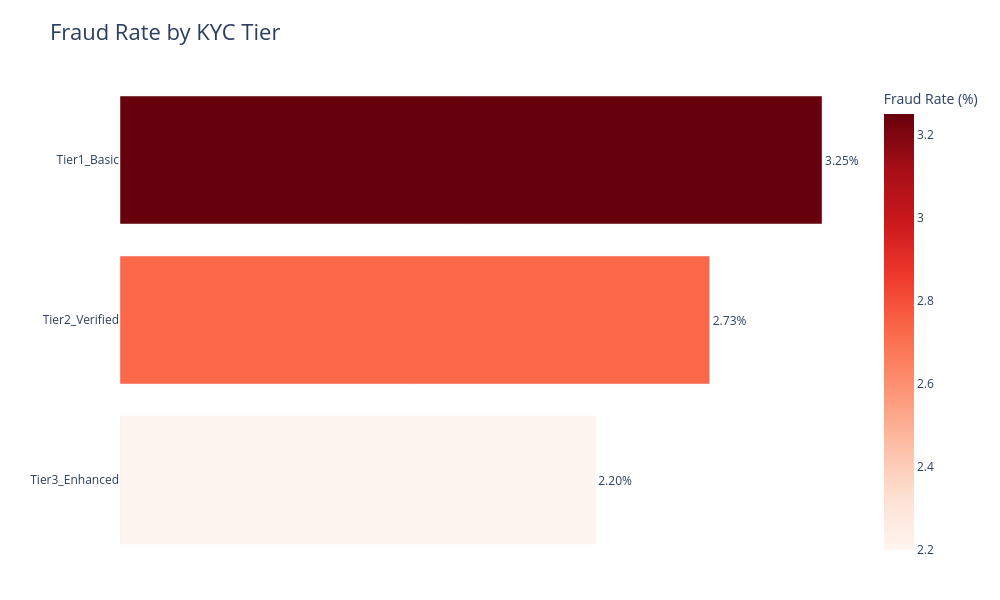

Write notebook code for a chart like this one.
### Code cell
# Convert kyc_tier index back into a column
kyc_fraud_plot = (kyc_fraud.reset_index().sort_values("fraud_rate_%", ascending=True))

# Visualizing the Fruad index
fig = px.bar(
    kyc_fraud_plot,
    x="fraud_rate_%",
    y="kyc_tier",
    orientation="h",
    title="Fraud Rate by KYC Tier",
    labels={"fraud_rate_%": "Fraud Rate (%)", "kyc_tier": "KYC Tier"},
    text="fraud_rate_%", custom_data=["count", "sum"], color="fraud_rate_%", color_continuous_scale="reds")

fig.update_traces(texttemplate="%{text:.2f}%", textposition="outside",
                  hovertemplate=("<b>KYC Tier:</b> %{y}<br>""<b>Fraud Rate:</b> %{x:.2f}%<br>"
                   "<b>Total Transactions:</b> %{customdata[0]:,}<br>""<b>Fraud Transactions:</b> %{customdata[1]:,}""<extra></extra>"))

fig.update_layout(plot_bgcolor="white", paper_bgcolor="white", width=1000, height=600, title_font_size=22,

    # Hide numerical horizontal scale
    xaxis=dict(visible=False, showgrid=False, zeroline=False),

    # Keep KYC tier labels
    yaxis=dict(showgrid=False, title=None), margin=dict( l=120, r=100, t=80, b=40))

fig.show()

### Figure 1 — Plotly figure (JSON) as saved in the notebook; plotly's stock layout.template omitted (floating-point values rounded to 4 significant figures)
{"data": [{"customdata": [[39094, 860], [64094, 1750], [22812, 742]], "hovertemplate": "<b>KYC Tier:</b> %{y}<br><b>Fraud Rate:</b> %{x:.2f}%<br><b>Total Transactions:</b> %{customdata[0]:,}<br><b>Fraud Transactions:</b> %{customdata[1]:,}<extra></extra>", "legendgroup": "", "marker": {"color": [2.2, 2.73, 3.25], "coloraxis": "coloraxis", "pattern": {"shape": ""}}, "name": "", "orientation": "h", "showlegend": false, "text": [2.2, 2.73, 3.25], "textposition": "outside", "texttemplate": "%{text:.2f}%", "type": "bar", "x": [2.2, 2.73, 3.25], "xaxis": "x", "y": ["Tier3_Enhanced", "Tier2_Verified", "Tier1_Basic"], "yaxis": "y"}], "layout": {"barmode": "relative", "coloraxis": {"autocolorscale": false, "colorbar": {"title": {"text": "Fraud Rate (%)"}}, "colorscale": [[0, "rgb(255,245,240)"], [0.125, "rgb(254,224,210)"], [0.25, "rgb(252,187,161)"], [0.375, "rgb(252,146,114)"], [0.5, "rgb(251,106,74)"], [0.625, "rgb(239,59,44)"], [0.75, "rgb(203,24,29)"], [0.875, "rgb(165,15,21)"], [1, "rgb(103,0,13)"]]}, "height": 600, "legend": {"tracegroupgap": 0}, "margin": {"b": 40, "l": 120, "r": 100, "t": 80}, "paper_bgcolor": "white", "plot_bgcolor": "white", "title": {"font": {"size": 22}, "text": "Fraud Rate by KYC Tier"}, "width": 1000, "xaxis": {"anchor": "y", "domain": [0, 1], "showgrid": false, "title": {"text": "Fraud Rate (%)"}, "visible": false, "zeroline": false}, "yaxis": {"anchor": "x", "domain": [0, 1], "showgrid": false, "title": {}}}}
